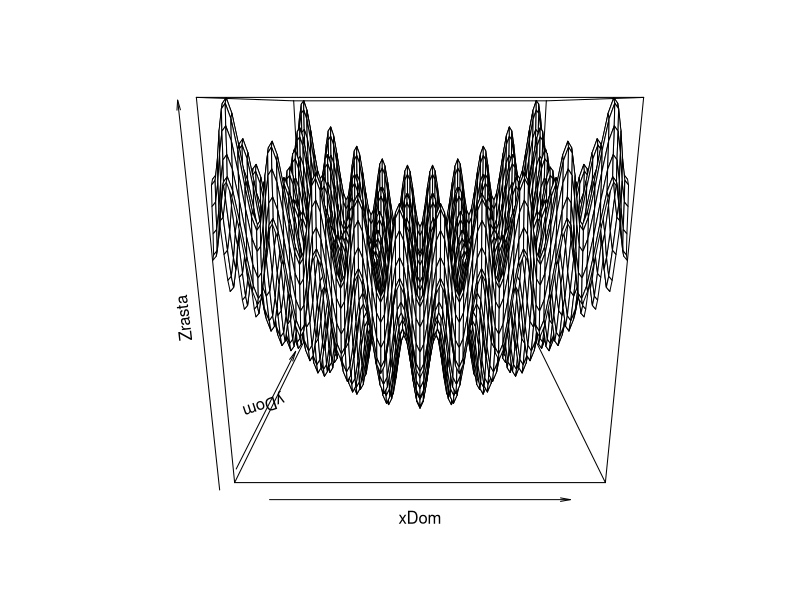
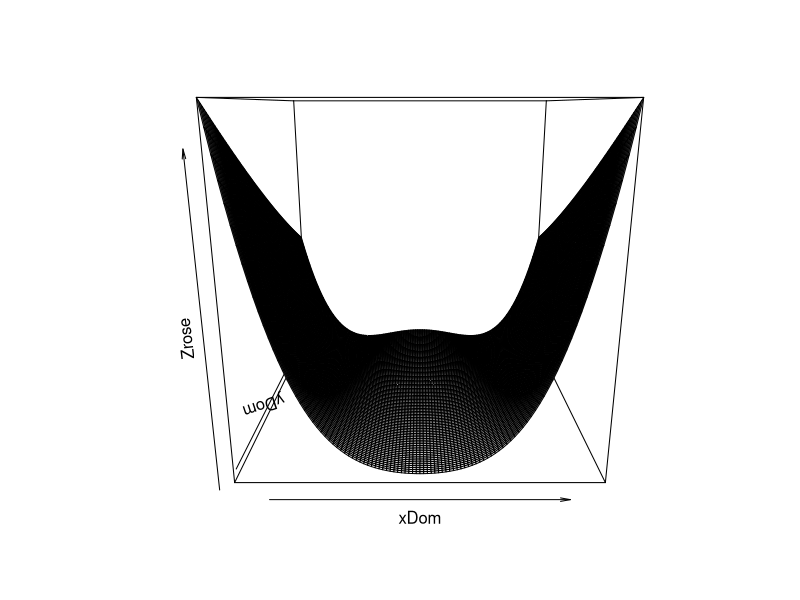

These figures' R source, in order:
rastrigin <- function(x){
	out = 10*length(x)+sum(x^2-10*cos(2*pi*x))
	return(out)
}

rosenbrock <- function(x){
	n <- length(x)
	out = sum(100*(x[1:(n-1)]^2 - x[2:n])^2 + (x[1:(n-1)] - 1)^2)
	return(out)
}


h=0.1
xDom = seq(-5, 5, h)
yDom = seq(-5, 5, h)
Zrasta = matrix( NaN, nrow=length(xDom), ncol=length(yDom) )
Zrose = matrix( NaN, nrow=length(xDom), ncol=length(yDom) )

for (i in seq(1,length(xDom))){
	for (j in seq(1,length(yDom))){
		Zrasta[i,j] = rastrigin( c(xDom[i], yDom[j]) )
		Zrose[i,j] = rosenbrock( c(xDom[i], yDom[j]) )
	}
}

persp(xDom, yDom, Zrasta)
dev.new()
persp(xDom, yDom, Zrose)

